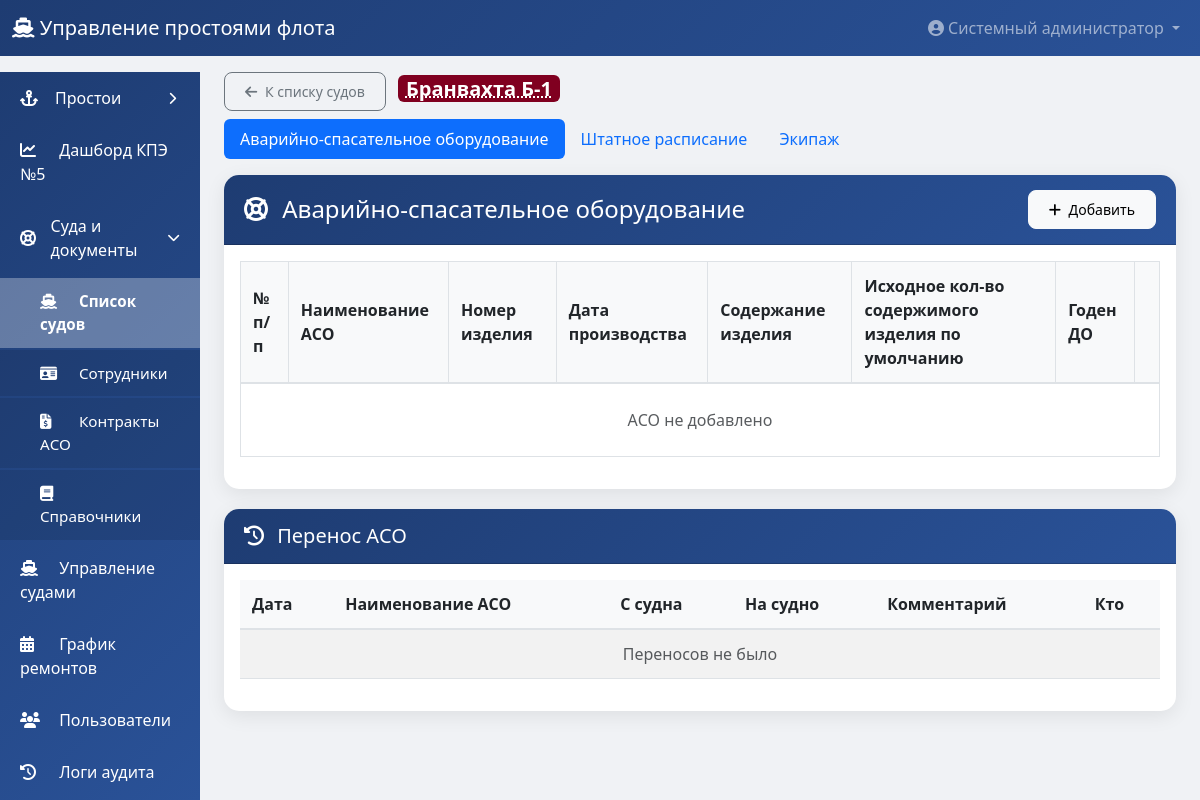
The app's page /fleet/ship/22/aso (signed in), older data.
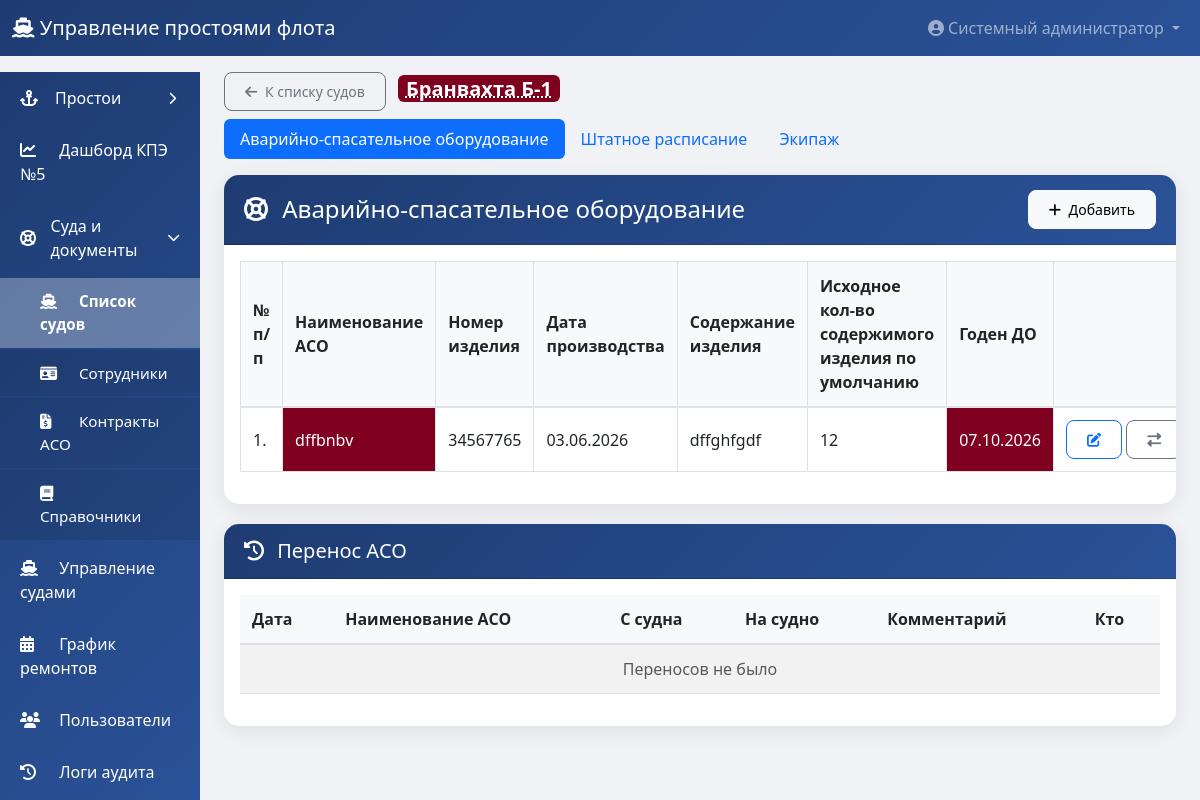
The same page, newer data.
### models.py (models this page shows)
class User(UserMixin, db.Model):
    __tablename__ = 'users'
    id = db.Column(db.Integer, primary_key=True)
    username = db.Column(db.String(80), unique=True, nullable=False)
    password_hash = db.Column(db.String(200), nullable=False)
    full_name = db.Column(db.String(200), nullable=False)
    role = db.Column(db.String(20), nullable=False)
    is_active = db.Column(db.Boolean, default=True)
    ship_id = db.Column(db.Integer, db.ForeignKey('ships.id'), nullable=True)
    created_at = db.Column(db.DateTime, default=datetime.utcnow)
    ship = db.relationship('Ship', backref='captains', foreign_keys=[ship_id])

class Ship(db.Model):
    __tablename__ = 'ships'
    id = db.Column(db.Integer, primary_key=True)
    name = db.Column(db.String(200), nullable=False)
    reg_number = db.Column(db.String(50), unique=True)
    group = db.Column(db.String(1), nullable=False)  # A, B, C
    navigation_start = db.Column(db.Date, nullable=False)
    navigation_end = db.Column(db.Date, nullable=False)
    planned_downtime_hours = db.Column(db.Float, default=0)
    is_active = db.Column(db.Boolean, default=True)
    core = db.Column(db.String(10))                # Р.Я / Н.Я
    build_year = db.Column(db.String(20))
    gross_tonnage = db.Column(db.String(50))       # Валовая вместимость, р.т.
    rko_class = db.Column(db.String(100))          # Класс (РКО)
    id_number = db.Column(db.String(100))          # Идентификационный номер
    annual_rko = db.Column(db.String(50))          # Ежегодное РКО
    sub = db.Column(db.String(50))                 # СУБ
    min_crew_cert = db.Column(db.String(200))      # Свидетельство о минимальном составе экипажа
    dimensions = db.Column(db.String(100))         # Габариты L/B/H/T
    branch = db.Column(db.String(200))             # Филиал
    ship_type = db.Column(db.String(200))          # Тип судна
    engine_power = db.Column(db.String(50))        # Мощность главных двигателей, кВт (для земснарядов)
    electronic_charts = db.Column(db.String(3))    # Наличие электронных карт: Да / Нет
    radar = db.Column(db.String(3))                # Наличие радиолокационных станций: Да / Нет
    productivity = db.Column(db.String(50))        # Производительность

class RescueEquipment(db.Model):
    __tablename__ = 'rescue_equipment'
    id = db.Column(db.Integer, primary_key=True)
    ship_id = db.Column(db.Integer, db.ForeignKey('ships.id'), nullable=False)
    name = db.Column(db.String(300), nullable=False)      # Наименование АСО
    item_number = db.Column(db.String(100))               # Номер изделия (есть не у всех)
    production_date = db.Column(db.Date)                  # Дата производства (есть не у всех)
    contents = db.Column(db.Text)                         # Содержание изделия
    default_quantity = db.Column(db.String(100))          # Исходное кол-во содержимого изделия по умолчанию
    valid_until = db.Column(db.Date)                      # Годен до
    ship = db.relationship('Ship', backref='rescue_equipment')
    transfers = db.relationship('EquipmentTransfer', backref='equipment', cascade='all, delete-orphan')

### fleet_routes.py (the view)
@fleet.route('/ship/<int:ship_id>/aso')
def aso(ship_id):
    ship = Ship.query.get_or_404(ship_id)
    items = RescueEquipment.query.filter_by(ship_id=ship.id).order_by(RescueEquipment.name, RescueEquipment.id).all()
    item_levels = {e.id: expiry_level(e.valid_until) for e in items}
    name_levels = defaultdict(list)
    for e in items:
        name_levels[e.name.strip().lower()].append(item_levels[e.id])
    name_levels = {e.id: worst_level(name_levels[e.name.strip().lower()]) for e in items}
    history = EquipmentTransfer.query.filter(
        (EquipmentTransfer.from_ship_id == ship.id) | (EquipmentTransfer.to_ship_id == ship.id)
    ).order_by(EquipmentTransfer.transfer_date.desc(), EquipmentTransfer.id.desc()).all()
    return render_template('fleet/aso.html', ship=ship, items=items, item_levels=item_levels,
                           name_levels=name_levels, ship_level=ship_levels([ship])[ship.id],
                           history=history, ships=active_ships())

### templates/fleet/aso.html (shortened to what this page needs)
{% extends "base.html" %}
{% block content %}
<div class="container-fluid">
    {% include 'fleet/_ship_nav.html' %}
    <div class="card">
        <div class="card-header d-flex justify-content-between align-items-center">
            <h4 class="mb-0"><i class="fas fa-life-ring me-2"></i> Аварийно-спасательное оборудование</h4>
            <button type="button" class="btn btn-light btn-sm" data-bs-toggle="modal" data-bs-target="#asoModal" data-aso="">
                <i class="fas fa-plus me-1"></i> Добавить
            </button>
        </div>
        <div class="card-body table-responsive">
            <table class="table table-bordered table-hover align-middle">
                <thead>
                    <tr>
                        <th>№ п/п</th>
                        <th>Наименование АСО</th>
                        <th>Номер изделия</th>
                        <th>Дата производства</th>
                        <th>Содержание изделия</th>
                        <th>Исходное кол-во содержимого изделия по умолчанию</th>
                        <th>Годен ДО</th>
                        <th></th>
                    </tr>
                </thead>
                <tbody>
                    {% for item in items %}
                    {% set name_level = name_levels[item.id] %}
                    {% set level = item_levels[item.id] %}
                    <tr>
                        <td>{{ loop.index }}.</td>
                        <td {% if name_level %}class="exp-{{ name_level }}" title="{{ expiry_titles[name_level] }}"{% endif %}>{{ item.name }}</td>
                        <td>{{ item.item_number or '' }}</td>
                        <td>{{ item.production_date.strftime('%d.%m.%Y') if item.production_date else '' }}</td>
                        <td style="white-space: pre-line;">{{ item.contents or '' }}</td>
                        <td>{{ item.default_quantity or '' }}</td>
                        <td {% if level %}class="exp-{{ level }}" title="{{ expiry_titles[level] }}"{% endif %}>
                            {{ item.valid_until.strftime('%d.%m.%Y') if item.valid_until else '' }}
                        </td>
                        <td class="text-nowrap">
                            <button type="button" class="btn btn-sm btn-outline-primary" title="Изменить"
                                    data-bs-toggle="modal" data-bs-target="#asoModal"
                                    data-aso='{{ {"equipment_id": item.id, "name": item.name, "item_number": item.item_number or "",
                                                 "production_date": item.production_date.isoformat() if item.production_date else "",
                                                 "contents": item.contents or "", "default_quantity": item.default_quantity or "",
                                                 "valid_until": item.valid_until.isoformat() if item.valid_until else ""}|tojson|forceescape }}'>
                                <i class="fas fa-edit"></i>
                            </button>
                            <button type="button" class="btn btn-sm btn-outline-secondary" title="Перенести на другое судно"
                                    data-bs-toggle="modal" data-bs-target="#transferModal"
                                    data-action="{{ url_for('fleet.aso_transfer', item_id=item.id) }}" data-name="{{ item.name }}">
                                <i class="fas fa-exchange-alt"></i>
                            </button>
                        </td>
                    </tr>
                    {% else %}
                    <tr><td colspan="8" class="text-center text-muted py-4">АСО не добавлено</td></tr>
                    {% endfor %}
                </tbody>
            </table>
        </div>
    </div>
    <div class="card">
        <div class="card-header"><h5 class="mb-0"><i class="fas fa-history me-2"></i> Перенос АСО</h5></div>
        <div class="card-body table-responsive">
            <table class="table table-sm table-striped">
                <thead><tr><th>Дата</th><th>Наименование АСО</th><th>С судна</th><th>На судно</th><th>Комментарий</th><th>Кто</th></tr></thead>
                <tbody>
                    {% for t in history %}
                    <tr>
                        <td>{{ t.transfer_date.strftime('%d.%m.%Y') }}</td>
                        <td>{{ t.equipment.name }}{% if t.equipment.item_number %} (№ {{ t.equipment.item_number }}){% endif %}</td>
                        <td>{{ t.from_ship.name }}</td>
                        <td>{{ t.to_ship.name }}</td>
                        <td>{{ t.comment or '' }}</td>
                        <td>{{ t.user.full_name if t.user else '' }}</td>
                    </tr>
                    {% else %}
                    <tr><td colspan="6" class="text-center text-muted">Переносов не было</td></tr>
                    {% endfor %}
                </tbody>
            </table>
        </div>
    </div>
</div>
{% endblock %}

### templates/base.html (shortened to what this page needs)
<!DOCTYPE html>
<html lang="ru">
<head>
    <link href="https://cdn.jsdelivr.net/npm/bootstrap@5.3.0/dist/css/bootstrap.min.css" rel="stylesheet">
    <link rel="stylesheet" href="https://cdnjs.cloudflare.com/ajax/libs/font-awesome/6.4.0/css/all.min.css">
    <link href="https://cdn.jsdelivr.net/npm/tom-select@2.3.1/dist/css/tom-select.bootstrap5.min.css" rel="stylesheet">
</head>
<body>
    {% if current_user.is_authenticated %}
    <nav class="navbar navbar-expand-lg navbar-dark sticky-top" id="mainNavbar" style="background: linear-gradient(135deg, #1e3c72 0%, #2a5298 100%);">
        <div class="container-fluid">
            <a class="navbar-brand" href="{{ url_for('dashboard') }}">
                <i class="fas fa-ship"></i> Управление простоями флота
            </a>
            <div class="collapse navbar-collapse" id="navbarNav">
                <ul class="navbar-nav ms-auto">
                    <li class="nav-item dropdown">
                        <a class="nav-link dropdown-toggle" href="#" role="button" data-bs-toggle="dropdown">
                            <i class="fas fa-user-circle"></i> {{ current_user.full_name }}
                        </a>
                    </li>
                </ul>
            </div>
        </div>
    </nav>
    <div class="container-fluid mt-3">
        <div class="row">
            <div class="col-md-2 col-lg-2 d-none d-md-block sidebar p-0">
                <div class="list-group list-group-flush">
                    {% if current_user.role == 'captain' %}
                        <a href="{{ url_for('captain_dashboard') }}" class="list-group-item list-group-item-action">
                            <i class="fas fa-tachometer-alt"></i> Дашборд капитана
                        </a>
                        <a href="{{ url_for('captain_history') }}" class="list-group-item list-group-item-action">
                            <i class="fas fa-history"></i> История простоев
                        </a>
                    {% elif current_user.role == 'admin' %}
                        {% set downtimes_open = request.endpoint in ['engineer_pending', 'engineer_downtimes', 'admin_downtimes_correction'] %}
                        <a href="#downtimesGroup" class="list-group-item list-group-item-action sidebar-group-toggle {% if not downtimes_open %}collapsed{% endif %}" data-bs-toggle="collapse" role="button" aria-expanded="{{ 'true' if downtimes_open else 'false' }}" aria-controls="downtimesGroup">
                            <i class="fas fa-anchor"></i> Простои
                            <i class="fas fa-chevron-down sidebar-chevron"></i>
                        </a>
                        <a href="{{ url_for('engineer_dashboard_page') }}" class="list-group-item list-group-item-action">
                            <i class="fas fa-chart-line"></i> Дашборд КПЭ №5
                        </a>
                        {% set fleet_open = request.blueprint == 'fleet' %}
                        <a href="#fleetGroup" class="list-group-item list-group-item-action sidebar-group-toggle {% if not fleet_open %}collapsed{% endif %}" data-bs-toggle="collapse" role="button" aria-expanded="{{ 'true' if fleet_open else 'false' }}" aria-controls="fleetGroup">
                            <i class="fas fa-life-ring"></i> Суда и документы
                            <i class="fas fa-chevron-down sidebar-chevron"></i>
                        </a>
                        <div class="collapse {% if fleet_open %}show{% endif %}" id="fleetGroup">
                            <a href="{{ url_for('fleet.ships') }}" class="list-group-item list-group-item-action sidebar-subitem {% if request.endpoint in ['fleet.ships', 'fleet.aso', 'fleet.staffing', 'fleet.crew'] %}active{% endif %}">
                                <i class="fas fa-ship"></i> Список судов
                            </a>
                            <a href="{{ url_for('fleet.employees') }}" class="list-group-item list-group-item-action sidebar-subitem {% if request.endpoint in ['fleet.employees', 'fleet.employee'] %}active{% endif %}">
                                <i class="fas fa-id-card"></i> Сотрудники
                            </a>
                            <a href="{{ url_for('fleet.contracts') }}" class="list-group-item list-group-item-action sidebar-subitem {% if request.endpoint in ['fleet.contracts', 'fleet.contract', 'fleet.invoice'] %}active{% endif %}">
                                <i class="fas fa-file-invoice-dollar"></i> Контракты АСО
                            </a>
                            <a href="{{ url_for('fleet.dictionaries') }}" class="list-group-item list-group-item-action sidebar-subitem {% if request.endpoint == 'fleet.dictionaries' %}active{% endif %}">
                                <i class="fas fa-book"></i> Справочники
                            </a>
                        </div>
                        <a href="{{ url_for('admin_ships') }}" class="list-group-item list-group-item-action">
                            <i class="fas fa-ship"></i> Управление судами
                        </a>
                        <a href="{{ url_for('admin_maintenance') }}" class="list-group-item list-group-item-action">
                            <i class="fas fa-calendar-alt"></i> График ремонтов
                        </a>
                        <a href="{{ url_for('admin_users') }}" class="list-group-item list-group-item-action">
                            <i class="fas fa-users"></i> Пользователи
                        </a>
                        <a href="{{ url_for('admin_logs') }}" class="list-group-item list-group-item-action">
                            <i class="fas fa-history"></i> Логи аудита
                        </a>
                    {% endif %}
                </div>
            </div>
            <div class="col-md-10 col-lg-10">
                {% block content %}{% endblock %}
            </div>
        </div>
    </div>
    {% else %}
        {% block content_login %}{% endblock %}
    {% endif %}
</body>
</html>

### templates/fleet/_ship_nav.html (shortened to what this page needs)
<div class="d-flex flex-wrap justify-content-between align-items-center mb-3 gap-2">
    <div>
        <a href="{{ url_for('fleet.ships') }}" class="btn btn-sm btn-outline-secondary"><i class="fas fa-arrow-left me-1"></i> К списку судов</a>
        <span class="ms-2 fs-5 fw-semibold px-2 rounded {% if ship_level %}exp-{{ ship_level }}{% endif %}" {% if ship_level %}title="{{ expiry_titles[ship_level] }}"{% endif %}>
            <a href="#" class="ship-info-link text-reset" data-ship-id="{{ ship.id }}">{{ ship.name }}</a>
        </span>
    </div>
    <ul class="nav nav-pills">
        <li class="nav-item"><a class="nav-link {% if request.endpoint == 'fleet.aso' %}active{% endif %}" href="{{ url_for('fleet.aso', ship_id=ship.id) }}">Аварийно-спасательное оборудование</a></li>
        <li class="nav-item"><a class="nav-link {% if request.endpoint == 'fleet.staffing' %}active{% endif %}" href="{{ url_for('fleet.staffing', ship_id=ship.id) }}">Штатное расписание</a></li>
        <li class="nav-item"><a class="nav-link {% if request.endpoint == 'fleet.crew' %}active{% endif %}" href="{{ url_for('fleet.crew', ship_id=ship.id) }}">Экипаж</a></li>
    </ul>
</div>

Row changes from the older to the newer data that the page shows:
added RescueEquipment: name "dffbnbv", item_number "34567765", production_date "03.06.2026", contents "dffghfgdf", default_quantity "12", valid_until "07.10.2026"
Text that changed along with them:
text no longer shown: "АСО не добавлено"
